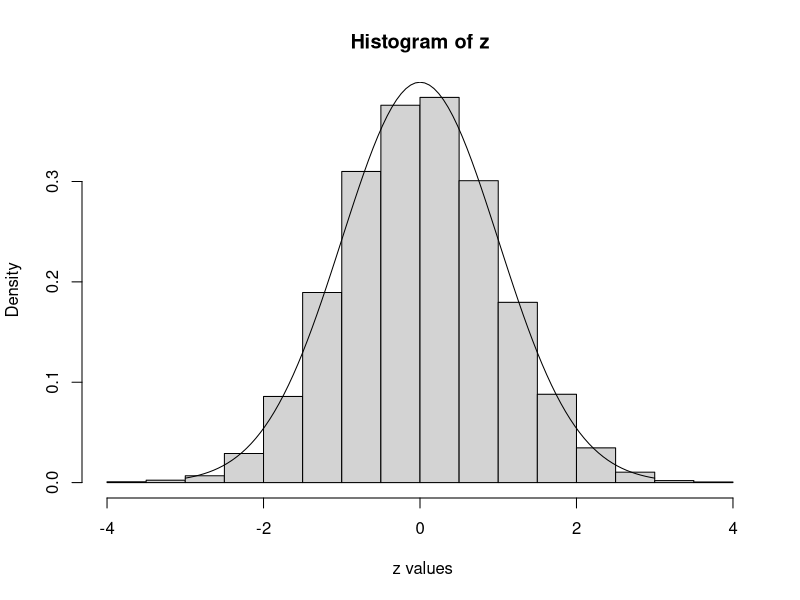

This chart was generated by the following R code:
PolarMethod<-function(N)
{
  x<-numeric(N)
  y<-numeric(N)
  z<-numeric(N)
  i<-1
  while(i<=N)
  {u1<-runif(1)
  u2<-runif(1)
  v1<-(2*u1)-1
  v2<-(2*u2)-1
  s<-(v1^2)+(v2^2)
  if(s<=1)
  {
    x[i]<-((-2*log(s)/s)^(1/2))*v1
    y[i]<-((-2*log(s)/s)^(1/2))*v2
    z[i]<-(x[i]+y[i])/sqrt(2) #standarization
    i<-i+1
  }
  else
    i<-i-1
  }
  return(z)
}
z<-PolarMethod(10000)
hist(z,freq=F,ylab="Density",xlab=" z values")
curve(dnorm(x),from=-3,to=3,add=TRUE)
